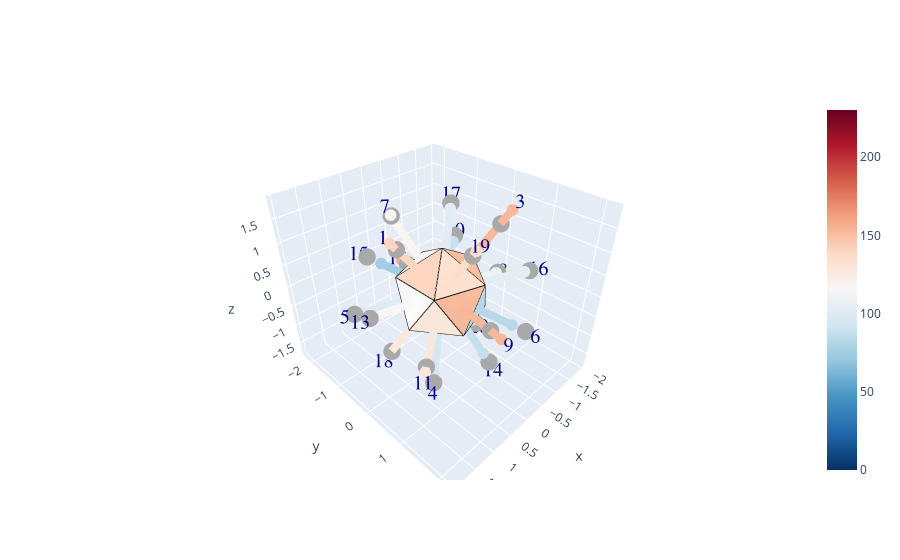

The code cell stored with this chart in its notebook:
### Code cell
#CALL THE DISPLAY FUNCTIONS:

# dice_set = rng.choice(test_dice.iloc[:,0], 2300, shuffle=False)
dice_set = test_dice.iloc[:,0]

display_dice_v2(dice_set)
dice_hist, test_hist, test_sets, numsets = plot_dice_stats_v2(dice_set, numsets=20000)
test_err1, test_err2, dice_err1, dice_err2 = get_adjacency_likelihood(dice_set, test_sets)

### Figure 1 — Plotly figure (JSON) as saved in the notebook; plotly's stock layout.template omitted (floating-point values rounded to 4 significant figures)
{"data": [{"cmax": 230.1, "cmin": 0, "colorscale": [[0, "rgb(5,48,97)"], [0.1, "rgb(33,102,172)"], [0.2, "rgb(67,147,195)"], [0.3, "rgb(146,197,222)"], [0.4, "rgb(209,229,240)"], [0.5, "rgb(247,247,247)"], [0.6, "rgb(253,219,199)"], [0.7, "rgb(244,165,130)"], [0.8, "rgb(214,96,77)"], [0.9, "rgb(178,24,43)"], [1, "rgb(103,0,31)"]], "i": [0, 6, 0, 2, 8, 2, 0, 4, 1, 5, 1, 6, 1, 2, 7, 3, 0, 8, 0, 4], "intensity": [140, 140, 153, 95, 100, 83, 117, 109, 153, 89, 128, 157, 115, 88, 75, 103, 102, 127, 136, 91], "intensitymode": "cell", "j": [1, 8, 3, 10, 9, 3, 7, 5, 2, 6, 2, 7, 9, 4, 8, 4, 5, 10, 1, 6], "k": [9, 11, 5, 11, 10, 4, 9, 6, 3, 7, 10, 8, 10, 11, 9, 5, 7, 11, 3, 11], "lighting": {"ambient": 1}, "type": "mesh3d", "x": [0, 0.7236, 0.2764, -0.2764, -0.7236, -0.8944, -0.7236, -0.2764, 0.2764, 0.7236, 0.8944, 1.225e-16], "y": [0, 0.5257, 0.8507, 0.8507, 0.5257, 1.095e-16, -0.5257, -0.8507, -0.8507, -0.5257, -2.191e-16, 0], "z": [1, 0.4472, -0.4472, 0.4472, -0.4472, 0.4472, -0.4472, 0.4472, -0.4472, 0.4472, -0.4472, -1]}, {"marker": {"color": "darkgray", "size": 6, "symbol": "circle"}, "mode": "markers", "type": "scatter3d", "x": [1.087, -0.336, -0.8798, 0.8798, 1.423, -0.5437, 0.336, -1.76, 0.5437, -1.423, 1.423, -0.5437, 1.76, -0.336, 0.5437, -1.423, -0.8798, 0.8798, 0.336, -1.087], "y": [-8.342e-17, -1.034, 0.6392, 0.6392, -1.034, 1.673, -1.034, 2.503e-16, 1.673, -1.034, 1.034, -1.673, -2.48e-16, 1.034, -1.673, 1.034, -0.6392, -0.6392, 1.034, 1.668e-16], "z": [1.423, -1.423, 1.423, -1.423, -0.336, -0.336, 1.423, -0.336, 0.336, 0.336, -0.336, -0.336, 0.336, -1.423, 0.336, 0.336, 1.423, -1.423, 1.423, -1.423]}, {"marker": {"color": 1, "opacity": 1, "size": 12}, "mode": "lines", "name": "vertices", "type": "scatter3d", "x": [0, 0.7236, -0.2764, 0, -0.8944, -0.2764, 0.2764, -0.7236, -0.2764, -0.8944, -0.7236, -0.7236, -0.8944, -0.2764, -0.7236, 0.2764, -0.2764, 0, 0.7236, -0.2764, 0.2764, 0.7236, 0.7236, 0.8944, 0.2764, 1.225e-16, 0.8944, 0.2764, 1.225e-16, -0.7236, -0.7236, 1.225e-16, 0.8944, 0.7236, 0.7236, 0.2764], "y": [0, 0.5257, 0.8507, 0, 1.095e-16, 0.8507, 0.8507, 0.5257, 0.8507, 1.095e-16, 0.5257, -0.5257, 1.095e-16, -0.8507, -0.5257, -0.8507, -0.8507, 0, -0.5257, -0.8507, -0.8507, -0.5257, 0.5257, -2.191e-16, -0.8507, 0, -2.191e-16, 0.8507, 0, 0.5257, -0.5257, 0, -2.191e-16, -0.5257, 0.5257, 0.8507], "z": [1, 0.4472, 0.4472, 1, 0.4472, 0.4472, -0.4472, -0.4472, 0.4472, 0.4472, -0.4472, -0.4472, 0.4472, 0.4472, -0.4472, -0.4472, 0.4472, 1, 0.4472, 0.4472, -0.4472, 0.4472, 0.4472, -0.4472, -0.4472, -1, -0.4472, -0.4472, -1, -0.4472, -0.4472, -1, -0.4472, 0.4472, 0.4472, -0.4472]}, {"marker": {"cmax": 2, "cmin": 0, "color": [1.217, 1.217], "colorscale": [[0, "rgb(5,48,97)"], [0.1, "rgb(33,102,172)"], [0.2, "rgb(67,147,195)"], [0.3, "rgb(146,197,222)"], [0.4, "rgb(209,229,240)"], [0.5, "rgb(247,247,247)"], [0.6, "rgb(253,219,199)"], [0.7, "rgb(244,165,130)"], [0.8, "rgb(214,96,77)"], [0.9, "rgb(178,24,43)"], [1, "rgb(103,0,31)"]], "size": 4}, "mode": "markers", "type": "scatter3d", "x": [1.219, 0.442], "y": [-9.352e-17, -3.39e-17], "z": [1.596, 0.5785]}, {"line": {"cmax": 2, "cmin": 0, "color": [1.217, 1.217], "colorscale": [[0, "rgb(5,48,97)"], [0.1, "rgb(33,102,172)"], [0.2, "rgb(67,147,195)"], [0.3, "rgb(146,197,222)"], [0.4, "rgb(209,229,240)"], [0.5, "rgb(247,247,247)"], [0.6, "rgb(253,219,199)"], [0.7, "rgb(244,165,130)"], [0.8, "rgb(214,96,77)"], [0.9, "rgb(178,24,43)"], [1, "rgb(103,0,31)"]], "width": 16}, "marker": {"cmax": 2, "cmin": 0, "color": [1.217, 1.217], "colorscale": [[0, "rgb(5,48,97)"], [0.1, "rgb(33,102,172)"], [0.2, "rgb(67,147,195)"], [0.3, "rgb(146,197,222)"], [0.4, "rgb(209,229,240)"], [0.5, "rgb(247,247,247)"], [0.6, "rgb(253,219,199)"], [0.7, "rgb(244,165,130)"], [0.8, "rgb(214,96,77)"], [0.9, "rgb(178,24,43)"], [1, "rgb(103,0,31)"]], "size": 3}, "mode": "lines+markers", "type": "scatter3d", "x": [1.219, 0.442], "y": [-9.352e-17, -3.39e-17], "z": [1.596, 0.5785]}, {"marker": {"cmax": 2, "cmin": 0, "color": [1.217, 1.217], "colorscale": [[0, "rgb(5,48,97)"], [0.1, "rgb(33,102,172)"], [0.2, "rgb(67,147,195)"], [0.3, "rgb(146,197,222)"], [0.4, "rgb(209,229,240)"], [0.5, "rgb(247,247,247)"], [0.6, "rgb(253,219,199)"], [0.7, "rgb(244,165,130)"], [0.8, "rgb(214,96,77)"], [0.9, "rgb(178,24,43)"], [1, "rgb(103,0,31)"]], "size": 4}, "mode": "markers", "type": "scatter3d", "x": [-0.3767, -0.1366], "y": [-1.159, -0.4203], "z": [-1.596, -0.5785]}, {"line": {"cmax": 2, "cmin": 0, "color": [1.217, 1.217], "colorscale": [[0, "rgb(5,48,97)"], [0.1, "rgb(33,102,172)"], [0.2, "rgb(67,147,195)"], [0.3, "rgb(146,197,222)"], [0.4, "rgb(209,229,240)"], [0.5, "rgb(247,247,247)"], [0.6, "rgb(253,219,199)"], [0.7, "rgb(244,165,130)"], [0.8, "rgb(214,96,77)"], [0.9, "rgb(178,24,43)"], [1, "rgb(103,0,31)"]], "width": 16}, "marker": {"cmax": 2, "cmin": 0, "color": [1.217, 1.217], "colorscale": [[0, "rgb(5,48,97)"], [0.1, "rgb(33,102,172)"], [0.2, "rgb(67,147,195)"], [0.3, "rgb(146,197,222)"], [0.4, "rgb(209,229,240)"], [0.5, "rgb(247,247,247)"], [0.6, "rgb(253,219,199)"], [0.7, "rgb(244,165,130)"], [0.8, "rgb(214,96,77)"], [0.9, "rgb(178,24,43)"], [1, "rgb(103,0,31)"]], "size": 3}, "mode": "lines+markers", "type": "scatter3d", "x": [-0.3767, -0.1366], "y": [-1.159, -0.4203], "z": [-1.596, -0.5785]}, {"marker": {"cmax": 2, "cmin": 0, "color": [1.33, 1.33], "colorscale": [[0, "rgb(5,48,97)"], [0.1, "rgb(33,102,172)"], [0.2, "rgb(67,147,195)"], [0.3, "rgb(146,197,222)"], [0.4, "rgb(209,229,240)"], [0.5, "rgb(247,247,247)"], [0.6, "rgb(253,219,199)"], [0.7, "rgb(244,165,130)"], [0.8, "rgb(214,96,77)"], [0.9, "rgb(178,24,43)"], [1, "rgb(103,0,31)"]], "size": 4}, "mode": "markers", "type": "scatter3d", "x": [-1.042, -0.3575], "y": [0.7569, 0.2598], "z": [1.686, 0.5785]}, {"line": {"cmax": 2, "cmin": 0, "color": [1.33, 1.33], "colorscale": [[0, "rgb(5,48,97)"], [0.1, "rgb(33,102,172)"], [0.2, "rgb(67,147,195)"], [0.3, "rgb(146,197,222)"], [0.4, "rgb(209,229,240)"], [0.5, "rgb(247,247,247)"], [0.6, "rgb(253,219,199)"], [0.7, "rgb(244,165,130)"], [0.8, "rgb(214,96,77)"], [0.9, "rgb(178,24,43)"], [1, "rgb(103,0,31)"]], "width": 16}, "marker": {"cmax": 2, "cmin": 0, "color": [1.33, 1.33], "colorscale": [[0, "rgb(5,48,97)"], [0.1, "rgb(33,102,172)"], [0.2, "rgb(67,147,195)"], [0.3, "rgb(146,197,222)"], [0.4, "rgb(209,229,240)"], [0.5, "rgb(247,247,247)"], [0.6, "rgb(253,219,199)"], [0.7, "rgb(244,165,130)"], [0.8, "rgb(214,96,77)"], [0.9, "rgb(178,24,43)"], [1, "rgb(103,0,31)"]], "size": 3}, "mode": "lines+markers", "type": "scatter3d", "x": [-1.042, -0.3575], "y": [0.7569, 0.2598], "z": [1.686, 0.5785]}, {"marker": {"cmax": 2, "cmin": 0, "color": [0.8257, 0.8257], "colorscale": [[0, "rgb(5,48,97)"], [0.1, "rgb(33,102,172)"], [0.2, "rgb(67,147,195)"], [0.3, "rgb(146,197,222)"], [0.4, "rgb(209,229,240)"], [0.5, "rgb(247,247,247)"], [0.6, "rgb(253,219,199)"], [0.7, "rgb(244,165,130)"], [0.8, "rgb(214,96,77)"], [0.9, "rgb(178,24,43)"], [1, "rgb(103,0,31)"]], "size": 4}, "mode": "markers", "type": "scatter3d", "x": [0.7942, 0.3575], "y": [0.577, 0.2598], "z": [-1.285, -0.5785]}, {"line": {"cmax": 2, "cmin": 0, "color": [0.8257, 0.8257], "colorscale": [[0, "rgb(5,48,97)"], [0.1, "rgb(33,102,172)"], [0.2, "rgb(67,147,195)"], [0.3, "rgb(146,197,222)"], [0.4, "rgb(209,229,240)"], [0.5, "rgb(247,247,247)"], [0.6, "rgb(253,219,199)"], [0.7, "rgb(244,165,130)"], [0.8, "rgb(214,96,77)"], [0.9, "rgb(178,24,43)"], [1, "rgb(103,0,31)"]], "width": 16}, "marker": {"cmax": 2, "cmin": 0, "color": [0.8257, 0.8257], "colorscale": [[0, "rgb(5,48,97)"], [0.1, "rgb(33,102,172)"], [0.2, "rgb(67,147,195)"], [0.3, "rgb(146,197,222)"], [0.4, "rgb(209,229,240)"], [0.5, "rgb(247,247,247)"], [0.6, "rgb(253,219,199)"], [0.7, "rgb(244,165,130)"], [0.8, "rgb(214,96,77)"], [0.9, "rgb(178,24,43)"], [1, "rgb(103,0,31)"]], "size": 3}, "mode": "lines+markers", "type": "scatter3d", "x": [0.7942, 0.3575], "y": [0.577, 0.2598], "z": [-1.285, -0.5785]}, {"marker": {"cmax": 2, "cmin": 0, "color": [0.8692, 0.8692], "colorscale": [[0, "rgb(5,48,97)"], [0.1, "rgb(33,102,172)"], [0.2, "rgb(67,147,195)"], [0.3, "rgb(146,197,222)"], [0.4, "rgb(209,229,240)"], [0.5, "rgb(247,247,247)"], [0.6, "rgb(253,219,199)"], [0.7, "rgb(244,165,130)"], [0.8, "rgb(214,96,77)"], [0.9, "rgb(178,24,43)"], [1, "rgb(103,0,31)"]], "size": 4}, "mode": "markers", "type": "scatter3d", "x": [1.32, 0.5785], "y": [-0.9587, -0.4203], "z": [-0.3115, -0.1366]}, {"line": {"cmax": 2, "cmin": 0, "color": [0.8692, 0.8692], "colorscale": [[0, "rgb(5,48,97)"], [0.1, "rgb(33,102,172)"], [0.2, "rgb(67,147,195)"], [0.3, "rgb(146,197,222)"], [0.4, "rgb(209,229,240)"], [0.5, "rgb(247,247,247)"], [0.6, "rgb(253,219,199)"], [0.7, "rgb(244,165,130)"], [0.8, "rgb(214,96,77)"], [0.9, "rgb(178,24,43)"], [1, "rgb(103,0,31)"]], "width": 16}, "marker": {"cmax": 2, "cmin": 0, "color": [0.8692, 0.8692], "colorscale": [[0, "rgb(5,48,97)"], [0.1, "rgb(33,102,172)"], [0.2, "rgb(67,147,195)"], [0.3, "rgb(146,197,222)"], [0.4, "rgb(209,229,240)"], [0.5, "rgb(247,247,247)"], [0.6, "rgb(253,219,199)"], [0.7, "rgb(244,165,130)"], [0.8, "rgb(214,96,77)"], [0.9, "rgb(178,24,43)"], [1, "rgb(103,0,31)"]], "size": 3}, "mode": "lines+markers", "type": "scatter3d", "x": [1.32, 0.5785], "y": [-0.9587, -0.4203], "z": [-0.3115, -0.1366]}, {"marker": {"cmax": 2, "cmin": 0, "color": [0.7214, 0.7214], "colorscale": [[0, "rgb(5,48,97)"], [0.1, "rgb(33,102,172)"], [0.2, "rgb(67,147,195)"], [0.3, "rgb(146,197,222)"], [0.4, "rgb(209,229,240)"], [0.5, "rgb(247,247,247)"], [0.6, "rgb(253,219,199)"], [0.7, "rgb(244,165,130)"], [0.8, "rgb(214,96,77)"], [0.9, "rgb(178,24,43)"], [1, "rgb(103,0,31)"]], "size": 4}, "mode": "markers", "type": "scatter3d", "x": [-0.4592, -0.221], "y": [1.413, 0.6801], "z": [-0.2838, -0.1366]}, {"line": {"cmax": 2, "cmin": 0, "color": [0.7214, 0.7214], "colorscale": [[0, "rgb(5,48,97)"], [0.1, "rgb(33,102,172)"], [0.2, "rgb(67,147,195)"], [0.3, "rgb(146,197,222)"], [0.4, "rgb(209,229,240)"], [0.5, "rgb(247,247,247)"], [0.6, "rgb(253,219,199)"], [0.7, "rgb(244,165,130)"], [0.8, "rgb(214,96,77)"], [0.9, "rgb(178,24,43)"], [1, "rgb(103,0,31)"]], "width": 16}, "marker": {"cmax": 2, "cmin": 0, "color": [0.7214, 0.7214], "colorscale": [[0, "rgb(5,48,97)"], [0.1, "rgb(33,102,172)"], [0.2, "rgb(67,147,195)"], [0.3, "rgb(146,197,222)"], [0.4, "rgb(209,229,240)"], [0.5, "rgb(247,247,247)"], [0.6, "rgb(253,219,199)"], [0.7, "rgb(244,165,130)"], [0.8, "rgb(214,96,77)"], [0.9, "rgb(178,24,43)"], [1, "rgb(103,0,31)"]], "size": 3}, "mode": "lines+markers", "type": "scatter3d", "x": [-0.4592, -0.221], "y": [1.413, 0.6801], "z": [-0.2838, -0.1366]}, {"marker": {"cmax": 2, "cmin": 0, "color": [1.017, 1.017], "colorscale": [[0, "rgb(5,48,97)"], [0.1, "rgb(33,102,172)"], [0.2, "rgb(67,147,195)"], [0.3, "rgb(146,197,222)"], [0.4, "rgb(209,229,240)"], [0.5, "rgb(247,247,247)"], [0.6, "rgb(253,219,199)"], [0.7, "rgb(244,165,130)"], [0.8, "rgb(214,96,77)"], [0.9, "rgb(178,24,43)"], [1, "rgb(103,0,31)"]], "size": 4}, "mode": "markers", "type": "scatter3d", "x": [0.3392, 0.1366], "y": [-1.044, -0.4203], "z": [1.437, 0.5785]}, {"line": {"cmax": 2, "cmin": 0, "color": [1.017, 1.017], "colorscale": [[0, "rgb(5,48,97)"], [0.1, "rgb(33,102,172)"], [0.2, "rgb(67,147,195)"], [0.3, "rgb(146,197,222)"], [0.4, "rgb(209,229,240)"], [0.5, "rgb(247,247,247)"], [0.6, "rgb(253,219,199)"], [0.7, "rgb(244,165,130)"], [0.8, "rgb(214,96,77)"], [0.9, "rgb(178,24,43)"], [1, "rgb(103,0,31)"]], "width": 16}, "marker": {"cmax": 2, "cmin": 0, "color": [1.017, 1.017], "colorscale": [[0, "rgb(5,48,97)"], [0.1, "rgb(33,102,172)"], [0.2, "rgb(67,147,195)"], [0.3, "rgb(146,197,222)"], [0.4, "rgb(209,229,240)"], [0.5, "rgb(247,247,247)"], [0.6, "rgb(253,219,199)"], [0.7, "rgb(244,165,130)"], [0.8, "rgb(214,96,77)"], [0.9, "rgb(178,24,43)"], [1, "rgb(103,0,31)"]], "size": 3}, "mode": "lines+markers", "type": "scatter3d", "x": [0.3392, 0.1366], "y": [-1.044, -0.4203], "z": [1.437, 0.5785]}, {"marker": {"cmax": 2, "cmin": 0, "color": [0.9474, 0.9474], "colorscale": [[0, "rgb(5,48,97)"], [0.1, "rgb(33,102,172)"], [0.2, "rgb(67,147,195)"], [0.3, "rgb(146,197,222)"], [0.4, "rgb(209,229,240)"], [0.5, "rgb(247,247,247)"], [0.6, "rgb(253,219,199)"], [0.7, "rgb(244,165,130)"], [0.8, "rgb(214,96,77)"], [0.9, "rgb(178,24,43)"], [1, "rgb(103,0,31)"]], "size": 4}, "mode": "markers", "type": "scatter3d", "x": [-1.708, -0.7151], "y": [2.429e-16, 1.017e-16], "z": [-0.3262, -0.1366]}, {"line": {"cmax": 2, "cmin": 0, "color": [0.9474, 0.9474], "colorscale": [[0, "rgb(5,48,97)"], [0.1, "rgb(33,102,172)"], [0.2, "rgb(67,147,195)"], [0.3, "rgb(146,197,222)"], [0.4, "rgb(209,229,240)"], [0.5, "rgb(247,247,247)"], [0.6, "rgb(253,219,199)"], [0.7, "rgb(244,165,130)"], [0.8, "rgb(214,96,77)"], [0.9, "rgb(178,24,43)"], [1, "rgb(103,0,31)"]], "width": 16}, "marker": {"cmax": 2, "cmin": 0, "color": [0.9474, 0.9474], "colorscale": [[0, "rgb(5,48,97)"], [0.1, "rgb(33,102,172)"], [0.2, "rgb(67,147,195)"], [0.3, "rgb(146,197,222)"], [0.4, "rgb(209,229,240)"], [0.5, "rgb(247,247,247)"], [0.6, "rgb(253,219,199)"], [0.7, "rgb(244,165,130)"], [0.8, "rgb(214,96,77)"], [0.9, "rgb(178,24,43)"], [1, "rgb(103,0,31)"]], "size": 3}, "mode": "lines+markers", "type": "scatter3d", "x": [-1.708, -0.7151], "y": [2.429e-16, 1.017e-16], "z": [-0.3262, -0.1366]}, {"marker": {"cmax": 2, "cmin": 0, "color": [1.33, 1.33], "colorscale": [[0, "rgb(5,48,97)"], [0.1, "rgb(33,102,172)"], [0.2, "rgb(67,147,195)"], [0.3, "rgb(146,197,222)"], [0.4, "rgb(209,229,240)"], [0.5, "rgb(247,247,247)"], [0.6, "rgb(253,219,199)"], [0.7, "rgb(244,165,130)"], [0.8, "rgb(214,96,77)"], [0.9, "rgb(178,24,43)"], [1, "rgb(103,0,31)"]], "size": 4}, "mode": "markers", "type": "scatter3d", "x": [0.6438, 0.221], "y": [1.982, 0.6801], "z": [0.3979, 0.1366]}, {"line": {"cmax": 2, "cmin": 0, "color": [1.33, 1.33], "colorscale": [[0, "rgb(5,48,97)"], [0.1, "rgb(33,102,172)"], [0.2, "rgb(67,147,195)"], [0.3, "rgb(146,197,222)"], [0.4, "rgb(209,229,240)"], [0.5, "rgb(247,247,247)"], [0.6, "rgb(253,219,199)"], [0.7, "rgb(244,165,130)"], [0.8, "rgb(214,96,77)"], [0.9, "rgb(178,24,43)"], [1, "rgb(103,0,31)"]], "width": 16}, "marker": {"cmax": 2, "cmin": 0, "color": [1.33, 1.33], "colorscale": [[0, "rgb(5,48,97)"], [0.1, "rgb(33,102,172)"], [0.2, "rgb(67,147,195)"], [0.3, "rgb(146,197,222)"], [0.4, "rgb(209,229,240)"], [0.5, "rgb(247,247,247)"], [0.6, "rgb(253,219,199)"], [0.7, "rgb(244,165,130)"], [0.8, "rgb(214,96,77)"], [0.9, "rgb(178,24,43)"], [1, "rgb(103,0,31)"]], "size": 3}, "mode": "lines+markers", "type": "scatter3d", "x": [0.6438, 0.221], "y": [1.982, 0.6801], "z": [0.3979, 0.1366]}, {"marker": {"cmax": 2, "cmin": 0, "color": [0.7736, 0.7736], "colorscale": [[0, "rgb(5,48,97)"], [0.1, "rgb(33,102,172)"], [0.2, "rgb(67,147,195)"], [0.3, "rgb(146,197,222)"], [0.4, "rgb(209,229,240)"], [0.5, "rgb(247,247,247)"], [0.6, "rgb(253,219,199)"], [0.7, "rgb(244,165,130)"], [0.8, "rgb(214,96,77)"], [0.9, "rgb(178,24,43)"], [1, "rgb(103,0,31)"]], "size": 4}, "mode": "markers", "type": "scatter3d", "x": [-1.244, -0.5785], "y": [-0.9035, -0.4203], "z": [0.2936, 0.1366]}, {"line": {"cmax": 2, "cmin": 0, "color": [0.7736, 0.7736], "colorscale": [[0, "rgb(5,48,97)"], [0.1, "rgb(33,102,172)"], [0.2, "rgb(67,147,195)"], [0.3, "rgb(146,197,222)"], [0.4, "rgb(209,229,240)"], [0.5, "rgb(247,247,247)"], [0.6, "rgb(253,219,199)"], [0.7, "rgb(244,165,130)"], [0.8, "rgb(214,96,77)"], [0.9, "rgb(178,24,43)"], [1, "rgb(103,0,31)"]], "width": 16}, "marker": {"cmax": 2, "cmin": 0, "color": [0.7736, 0.7736], "colorscale": [[0, "rgb(5,48,97)"], [0.1, "rgb(33,102,172)"], [0.2, "rgb(67,147,195)"], [0.3, "rgb(146,197,222)"], [0.4, "rgb(209,229,240)"], [0.5, "rgb(247,247,247)"], [0.6, "rgb(253,219,199)"], [0.7, "rgb(244,165,130)"], [0.8, "rgb(214,96,77)"], [0.9, "rgb(178,24,43)"], [1, "rgb(103,0,31)"]], "size": 3}, "mode": "lines+markers", "type": "scatter3d", "x": [-1.244, -0.5785], "y": [-0.9035, -0.4203], "z": [0.2936, 0.1366]}, {"marker": {"cmax": 2, "cmin": 0, "color": [1.113, 1.113], "colorscale": [[0, "rgb(5,48,97)"], [0.1, "rgb(33,102,172)"], [0.2, "rgb(67,147,195)"], [0.3, "rgb(146,197,222)"], [0.4, "rgb(209,229,240)"], [0.5, "rgb(247,247,247)"], [0.6, "rgb(253,219,199)"], [0.7, "rgb(244,165,130)"], [0.8, "rgb(214,96,77)"], [0.9, "rgb(178,24,43)"], [1, "rgb(103,0,31)"]], "size": 4}, "mode": "markers", "type": "scatter3d", "x": [1.513, 0.5785], "y": [1.099, 0.4203], "z": [-0.3572, -0.1366]}, {"line": {"cmax": 2, "cmin": 0, "color": [1.113, 1.113], "colorscale": [[0, "rgb(5,48,97)"], [0.1, "rgb(33,102,172)"], [0.2, "rgb(67,147,195)"], [0.3, "rgb(146,197,222)"], [0.4, "rgb(209,229,240)"], [0.5, "rgb(247,247,247)"], [0.6, "rgb(253,219,199)"], [0.7, "rgb(244,165,130)"], [0.8, "rgb(214,96,77)"], [0.9, "rgb(178,24,43)"], [1, "rgb(103,0,31)"]], "width": 16}, "marker": {"cmax": 2, "cmin": 0, "color": [1.113, 1.113], "colorscale": [[0, "rgb(5,48,97)"], [0.1, "rgb(33,102,172)"], [0.2, "rgb(67,147,195)"], [0.3, "rgb(146,197,222)"], [0.4, "rgb(209,229,240)"], [0.5, "rgb(247,247,247)"], [0.6, "rgb(253,219,199)"], [0.7, "rgb(244,165,130)"], [0.8, "rgb(214,96,77)"], [0.9, "rgb(178,24,43)"], [1, "rgb(103,0,31)"]], "size": 3}, "mode": "lines+markers", "type": "scatter3d", "x": [1.513, 0.5785], "y": [1.099, 0.4203], "z": [-0.3572, -0.1366]}, {"marker": {"cmax": 2, "cmin": 0, "color": [1.365, 1.365], "colorscale": [[0, "rgb(5,48,97)"], [0.1, "rgb(33,102,172)"], [0.2, "rgb(67,147,195)"], [0.3, "rgb(146,197,222)"], [0.4, "rgb(209,229,240)"], [0.5, "rgb(247,247,247)"], [0.6, "rgb(253,219,199)"], [0.7, "rgb(244,165,130)"], [0.8, "rgb(214,96,77)"], [0.9, "rgb(178,24,43)"], [1, "rgb(103,0,31)"]], "size": 4}, "mode": "markers", "type": "scatter3d", "x": [-0.6544, -0.221], "y": [-2.014, -0.6801], "z": [-0.4044, -0.1366]}, {"line": {"cmax": 2, "cmin": 0, "color": [1.365, 1.365], "colorscale": [[0, "rgb(5,48,97)"], [0.1, "rgb(33,102,172)"], [0.2, "rgb(67,147,195)"], [0.3, "rgb(146,197,222)"], [0.4, "rgb(209,229,240)"], [0.5, "rgb(247,247,247)"], [0.6, "rgb(253,219,199)"], [0.7, "rgb(244,165,130)"], [0.8, "rgb(214,96,77)"], [0.9, "rgb(178,24,43)"], [1, "rgb(103,0,31)"]], "width": 16}, "marker": {"cmax": 2, "cmin": 0, "color": [1.365, 1.365], "colorscale": [[0, "rgb(5,48,97)"], [0.1, "rgb(33,102,172)"], [0.2, "rgb(67,147,195)"], [0.3, "rgb(146,197,222)"], [0.4, "rgb(209,229,240)"], [0.5, "rgb(247,247,247)"], [0.6, "rgb(253,219,199)"], [0.7, "rgb(244,165,130)"], [0.8, "rgb(214,96,77)"], [0.9, "rgb(178,24,43)"], [1, "rgb(103,0,31)"]], "size": 3}, "mode": "lines+markers", "type": "scatter3d", "x": [-0.6544, -0.221], "y": [-2.014, -0.6801], "z": [-0.4044, -0.1366]}, {"marker": {"cmax": 2, "cmin": 0, "color": [0.9996, 0.9996], "colorscale": [[0, "rgb(5,48,97)"], [0.1, "rgb(33,102,172)"], [0.2, "rgb(67,147,195)"], [0.3, "rgb(146,197,222)"], [0.4, "rgb(209,229,240)"], [0.5, "rgb(247,247,247)"], [0.6, "rgb(253,219,199)"], [0.7, "rgb(244,165,130)"], [0.8, "rgb(214,96,77)"], [0.9, "rgb(178,24,43)"], [1, "rgb(103,0,31)"]], "size": 4}, "mode": "markers", "type": "scatter3d", "x": [1.759, 0.7151], "y": [-2.48e-16, -1.008e-16], "z": [0.336, 0.1366]}, {"line": {"cmax": 2, "cmin": 0, "color": [0.9996, 0.9996], "colorscale": [[0, "rgb(5,48,97)"], [0.1, "rgb(33,102,172)"], [0.2, "rgb(67,147,195)"], [0.3, "rgb(146,197,222)"], [0.4, "rgb(209,229,240)"], [0.5, "rgb(247,247,247)"], [0.6, "rgb(253,219,199)"], [0.7, "rgb(244,165,130)"], [0.8, "rgb(214,96,77)"], [0.9, "rgb(178,24,43)"], [1, "rgb(103,0,31)"]], "width": 16}, "marker": {"cmax": 2, "cmin": 0, "color": [0.9996, 0.9996], "colorscale": [[0, "rgb(5,48,97)"], [0.1, "rgb(33,102,172)"], [0.2, "rgb(67,147,195)"], [0.3, "rgb(146,197,222)"], [0.4, "rgb(209,229,240)"], [0.5, "rgb(247,247,247)"], [0.6, "rgb(253,219,199)"], [0.7, "rgb(244,165,130)"], [0.8, "rgb(214,96,77)"], [0.9, "rgb(178,24,43)"], [1, "rgb(103,0,31)"]], "size": 3}, "mode": "lines+markers", "type": "scatter3d", "x": [1.759, 0.7151], "y": [-2.48e-16, -1.008e-16], "z": [0.336, 0.1366]}, {"marker": {"cmax": 2, "cmin": 0, "color": [0.7649, 0.7649], "colorscale": [[0, "rgb(5,48,97)"], [0.1, "rgb(33,102,172)"], [0.2, "rgb(67,147,195)"], [0.3, "rgb(146,197,222)"], [0.4, "rgb(209,229,240)"], [0.5, "rgb(247,247,247)"], [0.6, "rgb(253,219,199)"], [0.7, "rgb(244,165,130)"], [0.8, "rgb(214,96,77)"], [0.9, "rgb(178,24,43)"], [1, "rgb(103,0,31)"]], "size": 4}, "mode": "markers", "type": "scatter3d", "x": [-0.2919, -0.1366], "y": [0.8985, 0.4203], "z": [-1.237, -0.5785]}, {"line": {"cmax": 2, "cmin": 0, "color": [0.7649, 0.7649], "colorscale": [[0, "rgb(5,48,97)"], [0.1, "rgb(33,102,172)"], [0.2, "rgb(67,147,195)"], [0.3, "rgb(146,197,222)"], [0.4, "rgb(209,229,240)"], [0.5, "rgb(247,247,247)"], [0.6, "rgb(253,219,199)"], [0.7, "rgb(244,165,130)"], [0.8, "rgb(214,96,77)"], [0.9, "rgb(178,24,43)"], [1, "rgb(103,0,31)"]], "width": 16}, "marker": {"cmax": 2, "cmin": 0, "color": [0.7649, 0.7649], "colorscale": [[0, "rgb(5,48,97)"], [0.1, "rgb(33,102,172)"], [0.2, "rgb(67,147,195)"], [0.3, "rgb(146,197,222)"], [0.4, "rgb(209,229,240)"], [0.5, "rgb(247,247,247)"], [0.6, "rgb(253,219,199)"], [0.7, "rgb(244,165,130)"], [0.8, "rgb(214,96,77)"], [0.9, "rgb(178,24,43)"], [1, "rgb(103,0,31)"]], "size": 3}, "mode": "lines+markers", "type": "scatter3d", "x": [-0.2919, -0.1366], "y": [0.8985, 0.4203], "z": [-1.237, -0.5785]}, {"marker": {"cmax": 2, "cmin": 0, "color": [0.6519, 0.6519], "colorscale": [[0, "rgb(5,48,97)"], [0.1, "rgb(33,102,172)"], [0.2, "rgb(67,147,195)"], [0.3, "rgb(146,197,222)"], [0.4, "rgb(209,229,240)"], [0.5, "rgb(247,247,247)"], [0.6, "rgb(253,219,199)"], [0.7, "rgb(244,165,130)"], [0.8, "rgb(214,96,77)"], [0.9, "rgb(178,24,43)"], [1, "rgb(103,0,31)"]], "size": 4}, "mode": "markers", "type": "scatter3d", "x": [0.4381, 0.221], "y": [-1.348, -0.6801], "z": [0.2707, 0.1366]}, {"line": {"cmax": 2, "cmin": 0, "color": [0.6519, 0.6519], "colorscale": [[0, "rgb(5,48,97)"], [0.1, "rgb(33,102,172)"], [0.2, "rgb(67,147,195)"], [0.3, "rgb(146,197,222)"], [0.4, "rgb(209,229,240)"], [0.5, "rgb(247,247,247)"], [0.6, "rgb(253,219,199)"], [0.7, "rgb(244,165,130)"], [0.8, "rgb(214,96,77)"], [0.9, "rgb(178,24,43)"], [1, "rgb(103,0,31)"]], "width": 16}, "marker": {"cmax": 2, "cmin": 0, "color": [0.6519, 0.6519], "colorscale": [[0, "rgb(5,48,97)"], [0.1, "rgb(33,102,172)"], [0.2, "rgb(67,147,195)"], [0.3, "rgb(146,197,222)"], [0.4, "rgb(209,229,240)"], [0.5, "rgb(247,247,247)"], [0.6, "rgb(253,219,199)"], [0.7, "rgb(244,165,130)"], [0.8, "rgb(214,96,77)"], [0.9, "rgb(178,24,43)"], [1, "rgb(103,0,31)"]], "size": 3}, "mode": "lines+markers", "type": "scatter3d", "x": [0.4381, 0.221], "y": [-1.348, -0.6801], "z": [0.2707, 0.1366]}, {"marker": {"cmax": 2, "cmin": 0, "color": [0.8953, 0.8953], "colorscale": [[0, "rgb(5,48,97)"], [0.1, "rgb(33,102,172)"], [0.2, "rgb(67,147,195)"], [0.3, "rgb(146,197,222)"], [0.4, "rgb(209,229,240)"], [0.5, "rgb(247,247,247)"], [0.6, "rgb(253,219,199)"], [0.7, "rgb(244,165,130)"], [0.8, "rgb(214,96,77)"], [0.9, "rgb(178,24,43)"], [1, "rgb(103,0,31)"]], "size": 4}, "mode": "markers", "type": "scatter3d", "x": [-1.34, -0.5785], "y": [0.9738, 0.4203], "z": [0.3164, 0.1366]}, {"line": {"cmax": 2, "cmin": 0, "color": [0.8953, 0.8953], "colorscale": [[0, "rgb(5,48,97)"], [0.1, "rgb(33,102,172)"], [0.2, "rgb(67,147,195)"], [0.3, "rgb(146,197,222)"], [0.4, "rgb(209,229,240)"], [0.5, "rgb(247,247,247)"], [0.6, "rgb(253,219,199)"], [0.7, "rgb(244,165,130)"], [0.8, "rgb(214,96,77)"], [0.9, "rgb(178,24,43)"], [1, "rgb(103,0,31)"]], "width": 16}, "marker": {"cmax": 2, "cmin": 0, "color": [0.8953, 0.8953], "colorscale": [[0, "rgb(5,48,97)"], [0.1, "rgb(33,102,172)"], [0.2, "rgb(67,147,195)"], [0.3, "rgb(146,197,222)"], [0.4, "rgb(209,229,240)"], [0.5, "rgb(247,247,247)"], [0.6, "rgb(253,219,199)"], [0.7, "rgb(244,165,130)"], [0.8, "rgb(214,96,77)"], [0.9, "rgb(178,24,43)"], [1, "rgb(103,0,31)"]], "size": 3}, "mode": "lines+markers", "type": "scatter3d", "x": [-1.34, -0.5785], "y": [0.9738, 0.4203], "z": [0.3164, 0.1366]}, {"marker": {"cmax": 2, "cmin": 0, "color": [0.8866, 0.8866], "colorscale": [[0, "rgb(5,48,97)"], [0.1, "rgb(33,102,172)"], [0.2, "rgb(67,147,195)"], [0.3, "rgb(146,197,222)"], [0.4, "rgb(209,229,240)"], [0.5, "rgb(247,247,247)"], [0.6, "rgb(253,219,199)"], [0.7, "rgb(244,165,130)"], [0.8, "rgb(214,96,77)"], [0.9, "rgb(178,24,43)"], [1, "rgb(103,0,31)"]], "size": 4}, "mode": "markers", "type": "scatter3d", "x": [-0.8241, -0.3575], "y": [-0.5987, -0.2598], "z": [1.333, 0.5785]}, {"line": {"cmax": 2, "cmin": 0, "color": [0.8866, 0.8866], "colorscale": [[0, "rgb(5,48,97)"], [0.1, "rgb(33,102,172)"], [0.2, "rgb(67,147,195)"], [0.3, "rgb(146,197,222)"], [0.4, "rgb(209,229,240)"], [0.5, "rgb(247,247,247)"], [0.6, "rgb(253,219,199)"], [0.7, "rgb(244,165,130)"], [0.8, "rgb(214,96,77)"], [0.9, "rgb(178,24,43)"], [1, "rgb(103,0,31)"]], "width": 16}, "marker": {"cmax": 2, "cmin": 0, "color": [0.8866, 0.8866], "colorscale": [[0, "rgb(5,48,97)"], [0.1, "rgb(33,102,172)"], [0.2, "rgb(67,147,195)"], [0.3, "rgb(146,197,222)"], [0.4, "rgb(209,229,240)"], [0.5, "rgb(247,247,247)"], [0.6, "rgb(253,219,199)"], [0.7, "rgb(244,165,130)"], [0.8, "rgb(214,96,77)"], [0.9, "rgb(178,24,43)"], [1, "rgb(103,0,31)"]], "size": 3}, "mode": "lines+markers", "type": "scatter3d", "x": [-0.8241, -0.3575], "y": [-0.5987, -0.2598], "z": [1.333, 0.5785]}, {"marker": {"cmax": 2, "cmin": 0, "color": [1.104, 1.104], "colorscale": [[0, "rgb(5,48,97)"], [0.1, "rgb(33,102,172)"], [0.2, "rgb(67,147,195)"], [0.3, "rgb(146,197,222)"], [0.4, "rgb(209,229,240)"], [0.5, "rgb(247,247,247)"], [0.6, "rgb(253,219,199)"], [0.7, "rgb(244,165,130)"], [0.8, "rgb(214,96,77)"], [0.9, "rgb(178,24,43)"], [1, "rgb(103,0,31)"]], "size": 4}, "mode": "markers", "type": "scatter3d", "x": [0.9308, 0.3575], "y": [-0.6762, -0.2598], "z": [-1.506, -0.5785]}, {"line": {"cmax": 2, "cmin": 0, "color": [1.104, 1.104], "colorscale": [[0, "rgb(5,48,97)"], [0.1, "rgb(33,102,172)"], [0.2, "rgb(67,147,195)"], [0.3, "rgb(146,197,222)"], [0.4, "rgb(209,229,240)"], [0.5, "rgb(247,247,247)"], [0.6, "rgb(253,219,199)"], [0.7, "rgb(244,165,130)"], [0.8, "rgb(214,96,77)"], [0.9, "rgb(178,24,43)"], [1, "rgb(103,0,31)"]], "width": 16}, "marker": {"cmax": 2, "cmin": 0, "color": [1.104, 1.104], "colorscale": [[0, "rgb(5,48,97)"], [0.1, "rgb(33,102,172)"], [0.2, "rgb(67,147,195)"], [0.3, "rgb(146,197,222)"], [0.4, "rgb(209,229,240)"], [0.5, "rgb(247,247,247)"], [0.6, "rgb(253,219,199)"], [0.7, "rgb(244,165,130)"], [0.8, "rgb(214,96,77)"], [0.9, "rgb(178,24,43)"], [1, "rgb(103,0,31)"]], "size": 3}, "mode": "lines+markers", "type": "scatter3d", "x": [0.9308, 0.3575], "y": [-0.6762, -0.2598], "z": [-1.506, -0.5785]}, {"marker": {"cmax": 2, "cmin": 0, "color": [1.182, 1.182], "colorscale": [[0, "rgb(5,48,97)"], [0.1, "rgb(33,102,172)"], [0.2, "rgb(67,147,195)"], [0.3, "rgb(146,197,222)"], [0.4, "rgb(209,229,240)"], [0.5, "rgb(247,247,247)"], [0.6, "rgb(253,219,199)"], [0.7, "rgb(244,165,130)"], [0.8, "rgb(214,96,77)"], [0.9, "rgb(178,24,43)"], [1, "rgb(103,0,31)"]], "size": 4}, "mode": "markers", "type": "scatter3d", "x": [0.3702, 0.1366], "y": [1.139, 0.4203], "z": [1.568, 0.5785]}, {"line": {"cmax": 2, "cmin": 0, "color": [1.182, 1.182], "colorscale": [[0, "rgb(5,48,97)"], [0.1, "rgb(33,102,172)"], [0.2, "rgb(67,147,195)"], [0.3, "rgb(146,197,222)"], [0.4, "rgb(209,229,240)"], [0.5, "rgb(247,247,247)"], [0.6, "rgb(253,219,199)"], [0.7, "rgb(244,165,130)"], [0.8, "rgb(214,96,77)"], [0.9, "rgb(178,24,43)"], [1, "rgb(103,0,31)"]], "width": 16}, "marker": {"cmax": 2, "cmin": 0, "color": [1.182, 1.182], "colorscale": [[0, "rgb(5,48,97)"], [0.1, "rgb(33,102,172)"], [0.2, "rgb(67,147,195)"], [0.3, "rgb(146,197,222)"], [0.4, "rgb(209,229,240)"], [0.5, "rgb(247,247,247)"], [0.6, "rgb(253,219,199)"], [0.7, "rgb(244,165,130)"], [0.8, "rgb(214,96,77)"], [0.9, "rgb(178,24,43)"], [1, "rgb(103,0,31)"]], "size": 3}, "mode": "lines+markers", "type": "scatter3d", "x": [0.3702, 0.1366], "y": [1.139, 0.4203], "z": [1.568, 0.5785]}, {"marker": {"cmax": 2, "cmin": 0, "color": [0.791, 0.791], "colorscale": [[0, "rgb(5,48,97)"], [0.1, "rgb(33,102,172)"], [0.2, "rgb(67,147,195)"], [0.3, "rgb(146,197,222)"], [0.4, "rgb(209,229,240)"], [0.5, "rgb(247,247,247)"], [0.6, "rgb(253,219,199)"], [0.7, "rgb(244,165,130)"], [0.8, "rgb(214,96,77)"], [0.9, "rgb(178,24,43)"], [1, "rgb(103,0,31)"]], "size": 4}, "mode": "markers", "type": "scatter3d", "x": [-0.9605, -0.442], "y": [1.474e-16, 6.781e-17], "z": [-1.257, -0.5785]}, {"line": {"cmax": 2, "cmin": 0, "color": [0.791, 0.791], "colorscale": [[0, "rgb(5,48,97)"], [0.1, "rgb(33,102,172)"], [0.2, "rgb(67,147,195)"], [0.3, "rgb(146,197,222)"], [0.4, "rgb(209,229,240)"], [0.5, "rgb(247,247,247)"], [0.6, "rgb(253,219,199)"], [0.7, "rgb(244,165,130)"], [0.8, "rgb(214,96,77)"], [0.9, "rgb(178,24,43)"], [1, "rgb(103,0,31)"]], "width": 16}, "marker": {"cmax": 2, "cmin": 0, "color": [0.791, 0.791], "colorscale": [[0, "rgb(5,48,97)"], [0.1, "rgb(33,102,172)"], [0.2, "rgb(67,147,195)"], [0.3, "rgb(146,197,222)"], [0.4, "rgb(209,229,240)"], [0.5, "rgb(247,247,247)"], [0.6, "rgb(253,219,199)"], [0.7, "rgb(244,165,130)"], [0.8, "rgb(214,96,77)"], [0.9, "rgb(178,24,43)"], [1, "rgb(103,0,31)"]], "size": 3}, "mode": "lines+markers", "type": "scatter3d", "x": [-0.9605, -0.442], "y": [1.474e-16, 6.781e-17], "z": [-1.257, -0.5785]}, {"mode": "text", "text": ["1", "2", "3", "4", "5", "6", "7", "8", "9", "10", "11", "12", "13", "14", "15", "16", "17", "18", "19", "20"], "textfont": {"color": "darkblue", "family": "sans serif", "size": 20}, "textposition": "middle center", "type": "scatter3d", "x": [1.341, -0.4142, -1.14, 0.978, 1.582, -0.6044, 0.3767, -1.956, 0.7046, -1.582, 1.672, -0.7151, 1.956, -0.3736, 0.6044, -1.582, -0.978, 1.029, 0.4077, -1.209], "y": [-1.028e-16, -1.275, 0.8283, 0.7106, -1.15, 1.86, -1.159, 2.782e-16, 2.168, -1.15, 1.215, -2.201, -2.757e-16, 1.15, -1.86, 1.15, -0.7106, -0.7476, 1.255, 1.855e-16], "z": [1.755, -1.755, 1.845, -1.582, -0.3736, -0.3736, 1.596, -0.3736, 0.4354, 0.3736, -0.3947, -0.442, 0.3736, -1.582, 0.3736, 0.3736, 1.582, -1.665, 1.727, -1.582]}], "layout": {"showlegend": false}}
